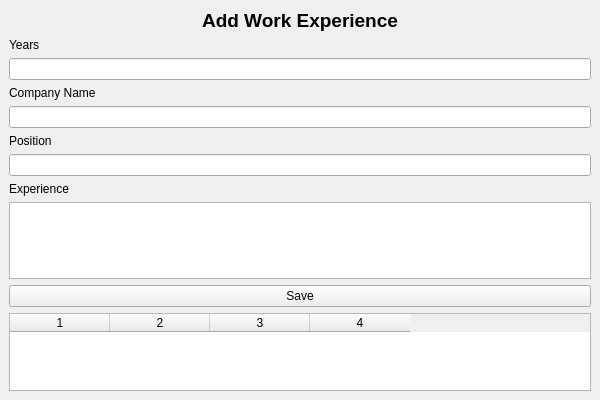
<?xml version="1.0" encoding="UTF-8"?>
<ui version="4.0">
 <class>AddWorkExperienceWindow</class>
 <widget class="QMainWindow" name="AddWorkExperienceWindow">
  <property name="geometry">
   <rect>
    <x>100</x>
    <y>100</y>
    <width>600</width>
    <height>400</height>
   </rect>
  </property>
  <property name="windowTitle">
   <string>Add Work Experience</string>
  </property>
  <widget class="QWidget" name="centralwidget">
   <layout class="QVBoxLayout" name="verticalLayout">
    <item>
     <widget class="QLabel" name="labelTitle">
      <property name="text">
       <string>Add Work Experience</string>
      </property>
      <property name="alignment">
       <set>Qt::AlignCenter</set>
      </property>
      <property name="font">
       <font>
        <pointsize>14</pointsize>
        <weight>75</weight>
        <bold>true</bold>
       </font>
      </property>
     </widget>
    </item>
    <item>
     <widget class="QLabel" name="labelYears">
      <property name="text">
       <string>Years</string>
      </property>
     </widget>
    </item>
    <item>
     <widget class="QLineEdit" name="inputYears"/>
    </item>
    <item>
     <widget class="QLabel" name="labelCompanyName">
      <property name="text">
       <string>Company Name</string>
      </property>
     </widget>
    </item>
    <item>
     <widget class="QLineEdit" name="inputCompanyName"/>
    </item>
    <item>
     <widget class="QLabel" name="labelPosition">
      <property name="text">
       <string>Position</string>
      </property>
     </widget>
    </item>
    <item>
     <widget class="QLineEdit" name="inputPosition"/>
    </item>
    <item>
     <widget class="QLabel" name="labelExperience">
      <property name="text">
       <string>Experience</string>
      </property>
     </widget>
    </item>
    <item>
     <widget class="QTextEdit" name="inputExperience"/>
    </item>
    <item>
     <widget class="QPushButton" name="saveButton">
      <property name="text">
       <string>Save</string>
      </property>
     </widget>
    </item>
    <item>
     <widget class="QTableWidget" name="tableWidget">
      <property name="columnCount">
       <number>4</number>
      </property>
      <property name="horizontalHeaderLabels">
       <stringlist>
        <string>Years</string>
        <string>Company Name</string>
        <string>Position</string>
        <string>Experience</string>
       </stringlist>
      </property>
     </widget>
    </item>
   </layout>
  </widget>
 </widget>
 <resources/>
 <connections/>
</ui>
